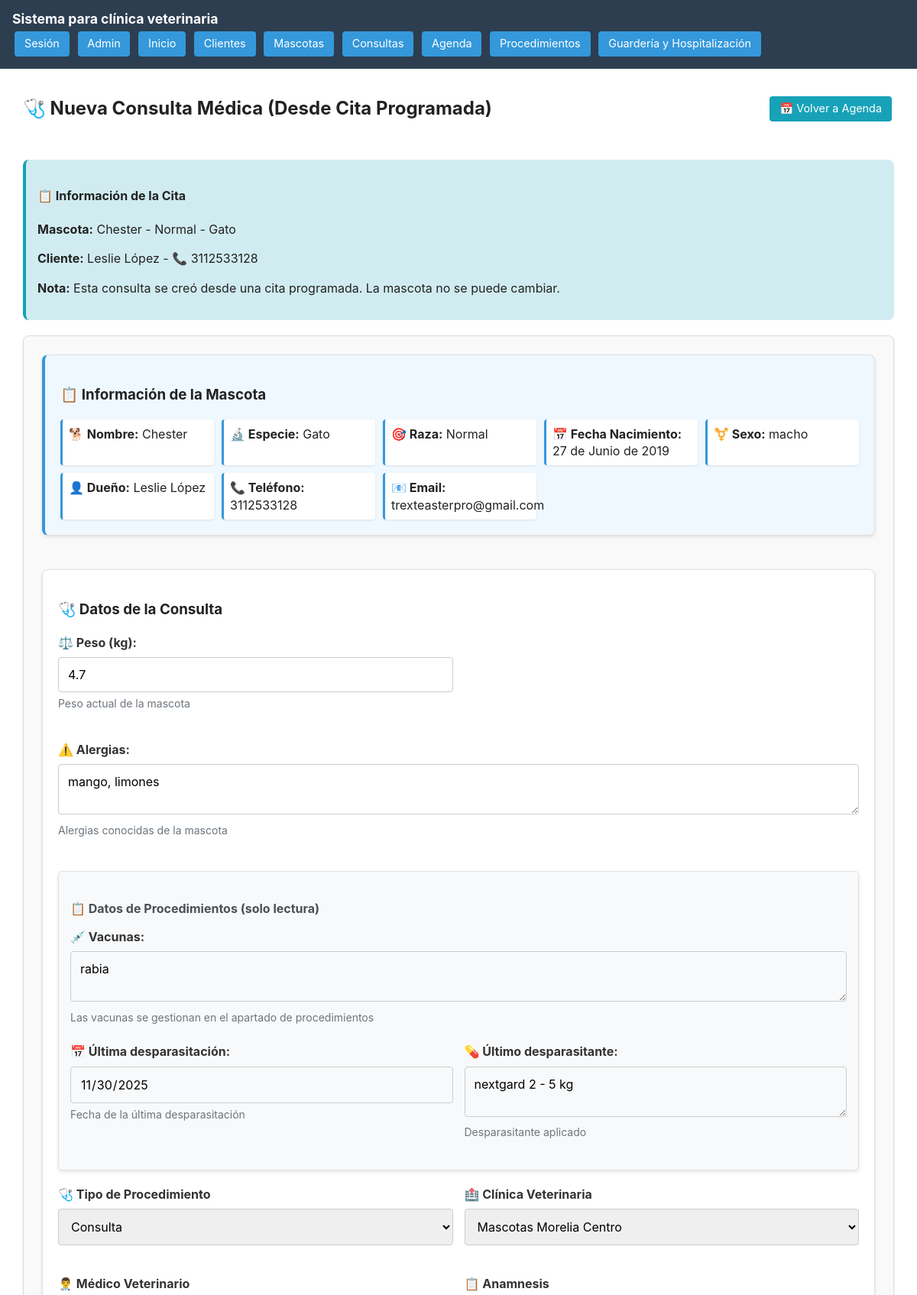
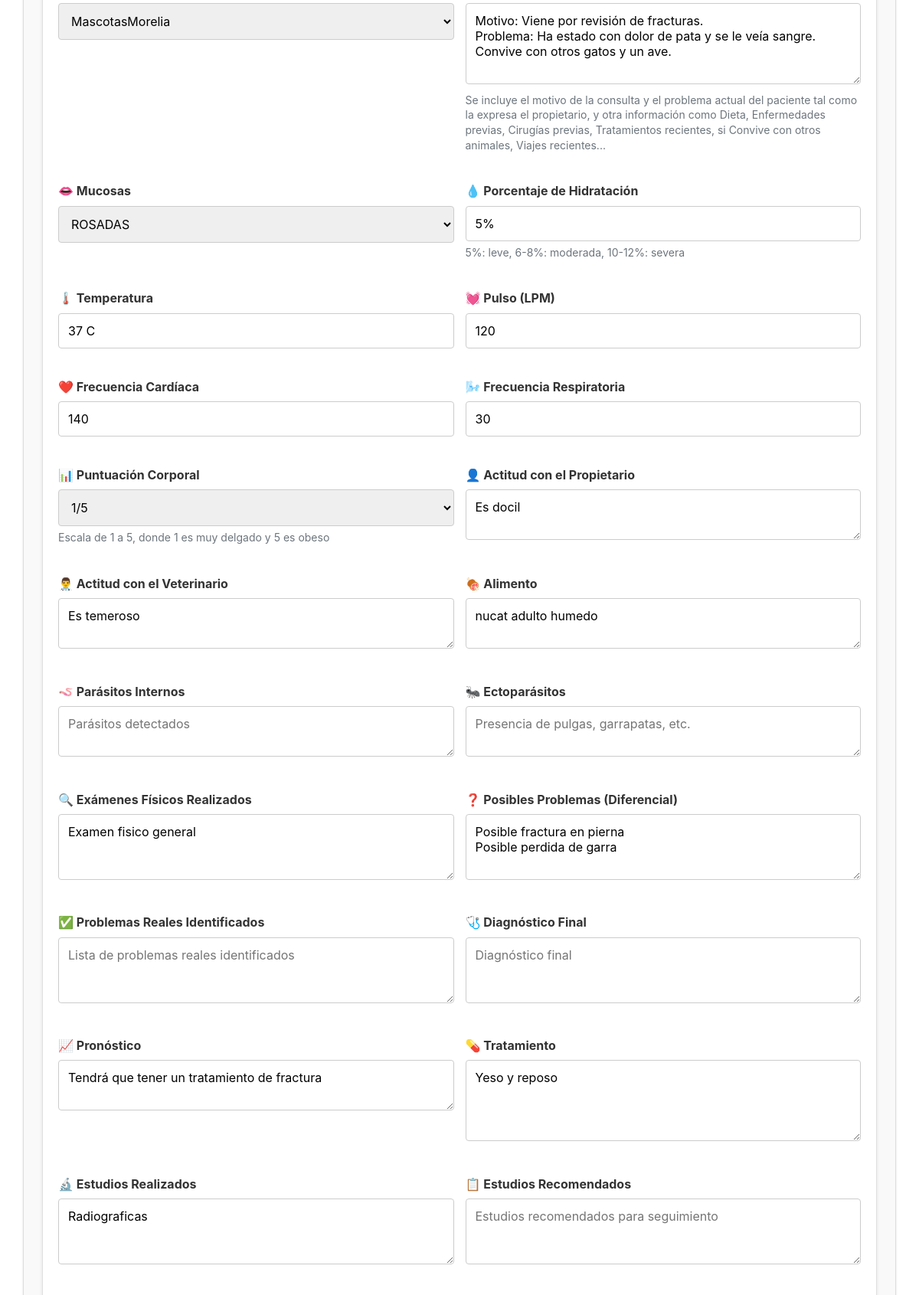
Screenshot of /consultas/CrearNuevaConsultaCita/1/?cargar_prev=1 (signed in, upper part) with the database file from the repository (2 pictures, top to bottom).
### ClientesMascotas/models.py (models this page shows)
class Mascotas(models.Model):
    SEXOS = [
        ('macho', 'macho'),
        ('hembra', 'hembra'),
    ]
    cliente = models.ForeignKey(Clientes, on_delete=models.CASCADE)
    nombre = models.CharField(max_length=255)
    especie = models.CharField(max_length=255)
    raza = models.CharField(max_length=255)
    fechaNacimiento = models.DateField()
    peso = models.FloatField()
    vacunas = models.TextField(blank=True)
    ultimaDesparasitacion = models.DateField(blank= True, null=True)
    ultimoDesparasitante = models.TextField(blank=True)
    alergias = models.TextField(blank=True)
    vive = models.BooleanField(default=True)
    sexo = models.CharField(
        max_length=20,
        choices=SEXOS,
        default='macho'  # puedes poner un valor por defecto si quieres
    )
    alimento = models.TextField(blank = True)

class Clientes(models.Model):
    nombre = models.CharField(max_length=255)
    email = models.EmailField(unique=True, blank = True)
    telefono = models.CharField(max_length=20, unique = True)
    direccion = models.TextField(blank=True)

### ConsultasMedicas/models.py (models this page shows)
class ConsultasMedicas(models.Model):
    CLINICAS = [
        ('Mascotas Morelia Centro', 'Mascotas Morelia Centro'),
        ('Mascotas Morelia Salida Apatzingán', 'Mascotas Morelia Salida Apatzingán'),
        ('Mascotas Morelia Mano Huevona', 'Mascotas Morelia Mano Huevona'),
    ]
    PROCEDIMIENTOS = [
        ('Consulta', 'Consulta'),
        ('Seguimiento', 'Seguimiento'),
        ('Cirugia', 'Cirugia'),
    ]
    PUNTUACION = [
        ('1/5', '1/5'),
        ('2/5', '2/5'),
        ('3/5', '3/5'),
        ('4/5', '4/5'),
        ('5/5', '5/5'),
    ]
    MUCOSAS = [
        ('ROSADAS', 'ROSADAS'),
        ('CONGESTIONADAS', 'CONGESTIONADAS'),
        ('CIANOTICAS', 'CIANOTICAS'),
        ('PALIDAS', 'PALIDAS'),
        ('ICTERICAS', 'ICTERICAS'),
        ('NORMOCROMICAS', 'NORMOCROMICAS'),
        ('HIPOCROMICAS', 'HIPOCROMICAS'),
        ('SECAS', 'SECAS'),
        ('HUMEDAS', 'HUMEDAS'),
        ('TURGENTES', 'TURGENTES'),
        ('HIPERTROFICAS', 'HIPERTROFICAS'),
        ('ATROFICAS', 'ATROFICAS'),
        ('ULCERADAS', 'ULCERADAS'),
        ('HEMORRAGICAS', 'HEMORRAGICAS'),
        ('PETEQUIALES', 'PETEQUIALES'),
        ('ECCHIMOTICAS', 'ECCHIMOTICAS'),
        ('EDEMATOSAS', 'EDEMATOSAS'),
        ('FISURADAS', 'FISURADAS'),
        ('FIBRINOSAS', 'FIBRINOSAS'),
        ('PURULENTAS', 'PURULENTAS'),
        ('NECROTICAS', 'NECROTICAS'),
        ('GRANULOMATOSAS', 'GRANULOMATOSAS'),
        ('PIGMENTADAS', 'PIGMENTADAS'),
        ('DESCAMATIVAS', 'DESCAMATIVAS'),
        ('LACERADAS', 'LACERADAS'),
        ('ABRASIONADAS', 'ABRASIONADAS'),
        ('CONTUSIONADAS', 'CONTUSIONADAS'),
        ('PUNCTIFORMES', 'PUNCTIFORMES'),
        ('LINEALES', 'LINEALES'),
        ('ESTRELLADAS', 'ESTRELLADAS'),
        ('IRREGULARES', 'IRREGULARES'),
        ('REGULARES', 'REGULARES'),
        ('SIMETRICAS', 'SIMETRICAS'),
        ('ASIMETRICAS', 'ASIMETRICAS'),
        ('DIFUSAS', 'DIFUSAS'),
        ('LOCALIZADAS', 'LOCALIZADAS'),
        ('GENERALIZADAS', 'GENERALIZADAS'),
        ('UNILATERALES', 'UNILATERALES'),
        ('BILATERALES', 'BILATERALES'),
        ('MULTIFOCALES', 'MULTIFOCALES'),
        ('FOCALES', 'FOCALES'),
        ('CONFLUENTES', 'CONFLUENTES'),
        ('DISCRETAS', 'DISCRETAS'),
        ('PROFUNDAS', 'PROFUNDAS'),
        ('SUPERFICIALES', 'SUPERFICIALES'),
        ('AGUDAS', 'AGUDAS'),
        ('CRONICAS', 'CRONICAS'),
        ('RECURRENTES', 'RECURRENTES'),
        ('PERSISTENTES', 'PERSISTENTES'),
        ('PROGRESIVAS', 'PROGRESIVAS'),
        ('REGRESIVAS', 'REGRESIVAS'),
        ('ESTABLES', 'ESTABLES'),
        ('INESTABLES', 'INESTABLES'),
        ('REVERSIBLES', 'REVERSIBLES'),
        ('IRREVERSIBLES', 'IRREVERSIBLES'),
        ('BENIGNAS', 'BENIGNAS'),
        ('MALIGNAS', 'MALIGNAS'),
        ('PRIMARIAS', 'PRIMARIAS'),
        ('SECUNDARIAS', 'SECUNDARIAS'),
        ('IDIOPATICAS', 'IDIOPATICAS'),
        ('TRAUMATICAS', 'TRAUMATICAS'),
        ('INFECCIOSAS', 'INFECCIOSAS'),
        ('INFLAMATORIAS', 'INFLAMATORIAS'),
        ('DEGENERATIVAS', 'DEGENERATIVAS'),
        ('CONGENITAS', 'CONGENITAS'),
        ('ADQUIRIDAS', 'ADQUIRIDAS'),
        ('HEREDITARIAS', 'HEREDITARIAS'),
        ('ESPORADICAS', 'ESPORADICAS'),
        ('ENDEMICAS', 'ENDEMICAS'),
        ('EPIDEMICAS', 'EPIDEMICAS'),
        ('PANDEMICAS', 'PANDEMICAS'),
        ('ZOONOTICAS', 'ZOONOTICAS'),
        ('ANTHROPONOTICAS', 'ANTHROPONOTICAS'),
        ('VECTORIALES', 'VECTORIALES'),
        ('CONTAGIOSAS', 'CONTAGIOSAS'),
        ('NO_CONTAGIOSAS', 'NO CONTAGIOSAS'),
        ('TRANSMISIBLES', 'TRANSMISIBLES'),
        ('NO_TRANSMISIBLES', 'NO TRANSMISIBLES'),
        ('CURABLES', 'CURABLES'),
        ('INCURABLES', 'INCURABLES'),
        ('MANEJABLES', 'MANEJABLES'),
        ('NO_MANEJABLES', 'NO MANEJABLES'),
        ('PREVENIBLES', 'PREVENIBLES'),
        ('NO_PREVENIBLES', 'NO PREVENIBLES'),
        ('DIAGNOSTICABLES', 'DIAGNOSTICABLES'),
        ('NO_DIAGNOSTICABLES', 'NO DIAGNOSTICABLES'),
        ('TRATABLES', 'TRATABLES'),
        ('NO_TRATABLES', 'NO TRATABLES'),
        ('MONITORIZABLES', 'MONITORIZABLES'),
        ('NO_MONITORIZABLES', 'NO MONITORIZABLES'),
        ('PREDICTIBLES', 'PREDICTIBLES'),
        ('NO_PREDICTIBLES', 'NO PREDICTIBLES'),
        ('CONTROLABLES', 'CONTROLABLES'),
        ('NO_CONTROLABLES', 'NO CONTROLABLES'),
        ('REVERSIBLES_TEMPORALMENTE', 'REVERSIBLES TEMPORALMENTE'),
        ('IRREVERSIBLES_PERMANENTES', 'IRREVERSIBLES PERMANENTES'),
        ('PROGRESIVAS_RAPIDAS', 'PROGRESIVAS RAPIDAS'),
        ('PROGRESIVAS_LENTAS', 'PROGRESIVAS LENTAS'),
        ('ESTABLES_LONGITUDINALES', 'ESTABLES LONGITUDINALES'),
        ('INESTABLES_FLUCTUANTES', 'INESTABLES FLUCTUANTES'),
    ]
    mascota = models.ForeignKey(Mascotas, on_delete=models.CASCADE)
    anamnesicos = models.TextField(blank=True)
    procedimiento = models.CharField(
        max_length=255,
        choices=PROCEDIMIENTOS,
        default='Consulta'  # puedes poner un valor por defecto si quieres
    )
    mucosas = models.CharField(
        max_length=1500,
        choices=MUCOSAS,
        default='ROSADAS'
    )
    porcentajeHidratacion = models.TextField( blank=True)
    actitudConPropietario = models.TextField( blank=True)
    actitudConVeterinario = models.TextField( blank=True)
    temperatura = models.TextField( blank=True)
    pulso = models.TextField(blank=True)
    frecuenciaCardiaca = models.TextField( blank=True)
    frecuenciaRespiratoria = models.TextField( blank=True)
    puntuacionCorporal = models.CharField(
        max_length=255,
        choices=PUNTUACION,
        default='1/5'
    )
    examanesFisicosRealizados = models.TextField(blank=True)
    peso = models.FloatField()
    vacunas = models.TextField(blank=True)
    alergias = models.TextField(blank=True)
    ultimaDesparasitacion = models.DateField(blank= True, null=True)
    ultimoDesparasitante = models.TextField(blank=True)
    alimento = models.TextField(blank=True)
    parasitos = models.TextField(blank=True)
    ectoparasitos = models.TextField(blank=True)
    pronostico = models.TextField(blank=True)
    observaciones = models.TextField(blank=True)
    listaPosiblesProblemas = models.TextField(blank=True)
    listaProblemasReales = models.TextField(blank=True)
    diagnostico = models.TextField(blank=True)
    tratamiento = models.TextField(blank=True)
    estudiosHechos = models.TextField(blank=True)
    estudiosRecomendados = models.TextField(blank=True)
    evolucion = models.TextField(blank=True)
    fechaConsulta = models.DateTimeField(auto_now_add=True)
    veterinario =  models.ForeignKey(User, on_delete=models.CASCADE)
    clinicaVeterinaria = models.CharField(
        max_length=255,
        choices=CLINICAS,
        default='Mascotas Morelia Centro'  # puedes poner un valor por defecto si quieres
    )

### ConsultasMedicas/views.py (the view)
# urls.py: path('CrearNuevaConsultaCita/<int:mascota_id>/', views.nueva_consulta_desde_cita, name='nueva-consulta-desde-cita'),
@login_required
def nueva_consulta_desde_cita(request, mascota_id):
    try:
        mascota = Mascotas.objects.get(pk=mascota_id)
    except Mascotas.DoesNotExist:
        messages.error(request, "La mascota seleccionada no existe.")
        return redirect('ver-proximas-citas')
    cargar_prev = request.GET.get('cargar_prev')
    initial_data = {
        'peso': mascota.peso,
        'vacunas': mascota.vacunas,
        'alergias': mascota.alergias,
        'ultimaDesparasitacion': mascota.ultimaDesparasitacion,
        'ultimoDesparasitante': mascota.ultimoDesparasitante,
        'alimento': mascota.alimento
    }
    datos_mascota = {
        'nombre': mascota.nombre,
        'especie': mascota.especie,
        'raza': mascota.raza,
        'fechaNacimiento': mascota.fechaNacimiento,
        'sexo': mascota.get_sexo_display(),
        'cliente_nombre': mascota.cliente.nombre,
        'cliente_telefono': mascota.cliente.telefono,
        'cliente_email': mascota.cliente.email,
    }
    if cargar_prev == "1":
        ultima_consulta = (
            ConsultasMedicas.objects.filter(mascota_id=mascota_id)
            .order_by('-fechaConsulta')
            .first()
        )
        if ultima_consulta:
            exclude_fields = ['id', 'fechaConsulta', 'peso', 'vacunas', 'alergias', 'mascota', 'ultimaDesparasitacion', 'ultimoDesparasitante']
            for field in ConsultasMedicas._meta.get_fields():
                if (field.name not in exclude_fields and
                    hasattr(ultima_consulta, field.name)):
                    initial_data[field.name] = getattr(ultima_consulta, field.name)
            messages.info(request, "Se cargaron los datos de la última consulta.")
    if request.method == 'POST':
        form = ConsultaMedicaForm(request.POST, initial=initial_data)
        if form.is_valid():
            nConsulta = form.save(commit=False)
            nConsulta.mascota = mascota  # Usar la mascota de la cita
            nConsulta.veterinario = request.user
            nConsulta.save()
            mascota.peso = form.cleaned_data.get('peso') or mascota.peso
            mascota.alergias = form.cleaned_data.get('alergias') or mascota.alergias
            mascota.alimento = form.cleaned_data.get('alimento') or mascota.alimento
            mascota.save()
            archivos = request.FILES.getlist('archivo')
            descripciones = request.POST.getlist('descripcion')
            for i, archivo in enumerate(archivos):
                if archivo:
                    descripcion = descripciones[i] if i < len(descripciones) else ''
                    DocumentosConsulta.objects.create(
                        consulta=nConsulta,
                        archivo=archivo,
                        descripcion=descripcion
                    )
            messages.success(request, "Consulta médica y documentos guardados correctamente.")
            return redirect('index-consultas')
    else:
        form = ConsultaMedicaForm(initial=initial_data)
    mostrar_pregunta = False
    if not cargar_prev:
        hay_consulta_previa = ConsultasMedicas.objects.filter(mascota_id=mascota_id).exists()
        mostrar_pregunta = hay_consulta_previa
    return render(
        request,
        'consultasMedicas/consultasMedicasBase/nuevaConsultaDesdeCita.html',
        {
            'form': form,
            'mascota': mascota,
            'datos_mascota': datos_mascota,
            'mascota_id': mascota_id,
            'mostrar_pregunta': mostrar_pregunta,
        }
    )

### templates/consultasMedicas/consultasMedicasBase/nuevaConsultaDesdeCita.html (shortened to what this page needs)
{% extends 'base.html' %}
{% block content %}
<section class="container">
    <div class="header-actions">
        <h2>🩺 Nueva Consulta Médica (Desde Cita Programada)</h2>
        <div class="action-buttons">
            <a href="{% url 'ver-proximas-citas' %}" class="btn-home" style="background: #17a2b8;">
                📅 Volver a Agenda
            </a>
        </div>
    </div>
    <div class="alert alert-info" style="background: #d1ecf1; border-left: 4px solid #17a2b8; padding: 15px;">
        <h4>📋 Información de la Cita</h4>
        <p><strong>Mascota:</strong> {{ mascota.nombre }} - {{ mascota.raza }} - {{ mascota.especie }}</p>
        <p><strong>Cliente:</strong> {{ mascota.cliente.nombre }} - 📞 {{ mascota.cliente.telefono }}</p>
        <p><strong>Nota:</strong> Esta consulta se creó desde una cita programada. La mascota no se puede cambiar.</p>
    </div>
    <form method="post" enctype="multipart/form-data">
        <div class="form-section" style="background: #f0f8ff; border-left: 4px solid #3498db;">
            <h3>📋 Información de la Mascota</h3>
            <div class="info-grid">
                <div class="info-item">
                    <strong>🐕 Nombre:</strong>
                    <span>{{ mascota.nombre }}</span>
                </div>
                <div class="info-item">
                    <strong>🔬 Especie:</strong>
                    <span>{{ mascota.especie }}</span>
                </div>
                <div class="info-item">
                    <strong>🎯 Raza:</strong>
                    <span>{{ mascota.raza }}</span>
                </div>
                <div class="info-item">
                    <strong>📅 Fecha Nacimiento:</strong>
                    <span>{{ mascota.fechaNacimiento }}</span>
                </div>
                <div class="info-item">
                    <strong>⚧️ Sexo:</strong>
                    <span>{{ mascota.get_sexo_display }}</span>
                </div>
                <div class="info-item">
                    <strong>👤 Dueño:</strong>
                    <span>{{ mascota.cliente.nombre }}</span>
                </div>
                <div class="info-item">
                    <strong>📞 Teléfono:</strong>
                    <span>{{ mascota.cliente.telefono }}</span>
                </div>
                <div class="info-item">
                    <strong>📧 Email:</strong>
                    <span>{{ mascota.cliente.email }}</span>
                </div>
            </div>
        </div>
        <div class="form-section">
            <h3>🩺 Datos de la Consulta</h3>
            <div class="form-grid">
                <div class="form-group">
                    <label for="id_peso">⚖️ Peso (kg):</label>
                    {{ form.peso }}
                    <small class="help-text">Peso actual de la mascota</small>
                </div>
                <div class="form-group full-width">
                    <label for="id_alergias">⚠️ Alergias:</label>
                    {{ form.alergias }}
                    <small class="help-text">Alergias conocidas de la mascota</small>
                </div>
            </div>
            <div class="form-section" style="background: #f8f9fa; padding: 15px; border-radius: 5px; margin: 20px 0;">
                <h4 style="color: #495057; margin-bottom: 15px;">📋 Datos de Procedimientos (solo lectura)</h4>
                <div class="form-group full-width">
                    <label for="id_vacunas">💉 Vacunas:</label>
                    {{ form.vacunas }}
                    <small class="help-text">Las vacunas se gestionan en el apartado de procedimientos</small>
                </div>
                <div class="form-grid">
                    <div class="form-group">
                        <label for="id_ultimaDesparasitacion">📅 Última desparasitación:</label>
                        {{ form.ultimaDesparasitacion }}
                        <small class="help-text">Fecha de la última desparasitación</small>
                    </div>
                    <div class="form-group">
                        <label for="id_ultimoDesparasitante">💊 Último desparasitante:</label>
                        {{ form.ultimoDesparasitante }}
                        <small class="help-text">Desparasitante aplicado</small>
                    </div>
                </div>
            </div>
            <div class="form-grid">
                {% for field in form %}
                    {% if field.name not in 'peso alergias vacunas ultimaDesparasitacion ultimoDesparasitante mascota' %}
                    <div class="form-group {% if field.field.widget.input_type == 'textarea' %}full-width{% endif %}">
                        <label for="{{ field.id_for_label }}">{{ field.label }}</label>
                        {{ field }}
                        {% if field.help_text %}
                        <small class="help-text">{{ field.help_text }}</small>
                        {% endif %}
                    </div>
                    {% endif %}
                {% endfor %}
            </div>
        </div>
    </form>
</section>
{% endblock %}

### rows the page displays
Mascotas: nombre "Chester", raza "Normal", especie "Gato", cliente.nombre "Leslie López", cliente.telefono "3112533128", fechaNacimiento "27 de Junio de 2019", sexo "macho", cliente.email "trexteasterpro@gmail.com", peso "4.7", alergias "mango, limones", vacunas "rabia", ultimaDesparasitacion "11/30/2025", ultimoDesparasitante "nextgard 2 - 5 kg"
ConsultasMedicas: form "Consulta" "Mascotas Morelia Centro" "MascotasMorelia" "Motivo: Viene por revisión de fracturas. Problema: Ha estado con dolor de pata y se le veía sangre. Convive con otros gatos y un ave." "ROSADAS" "5%" "37 C" "120" "140" "30" "1/5" "Es docil" "Es temeroso" "nucat adulto humedo" "Examen fisico general" "Posible fractura en pierna Posible perdida de garra" "Tendrá que tener un tratamiento de fractura" "Yeso y reposo" "Radiograficas"

### other values shown
{{ field.label }} "🩺 Tipo de Procedimiento" "🏥 Clínica Veterinaria" "👨‍⚕️ Médico Veterinario" "📋 Anamnesis" "👄 Mucosas" "💧 Porcentaje de Hidratación" "🌡️ Temperatura" "💓 Pulso (LPM)" "❤️ Frecuencia Cardíaca" "🌬️ Frecuencia Respiratoria" "📊 Puntuación Corporal" "👤 Actitud con el Propietario" "👨‍⚕️ Actitud con el Veterinario" "🍖 Alimento" "🪱 Parásitos Internos" "🐜 Ectoparásitos" "🔍 Exámenes Físicos Realizados" "❓ Posibles Problemas (Diferencial)" "✅ Problemas Reales Identificados" "🩺 Diagnóstico Final" "📈 Pronóstico" "💊 Tratamiento" "🔬 Estudios Realizados" "📋 Estudios Recomendados"
{{ field.help_text }} "5%: leve, 6-8%: moderada, 10-12%: severa" "Escala de 1 a 5, donde 1 es muy delgado y 5 es obeso"
